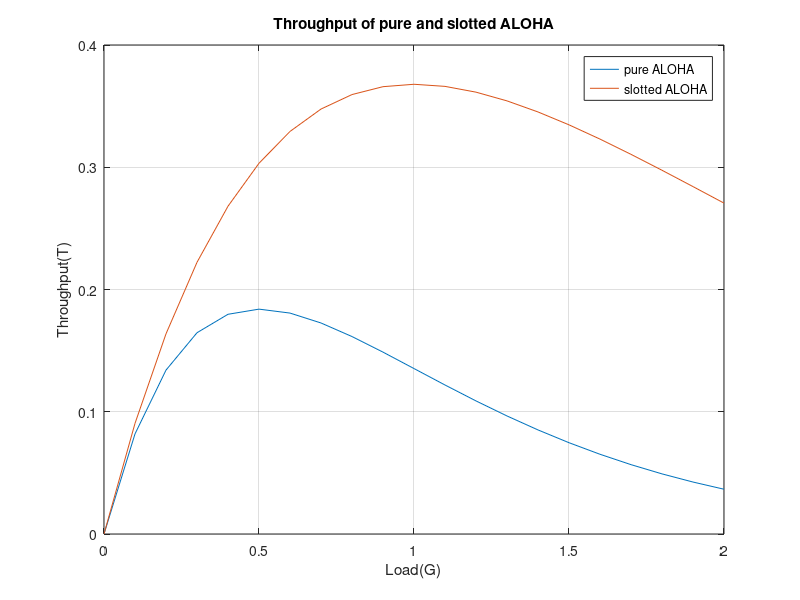

Reproduce this figure in MATLAB.
clc;
clear;
close all;

%%
G = 0:0.1:2;
A_T = G.*exp(-2.*G);
SA_T = G.*exp(-G);
plot(G,A_T);
hold on;
plot(G,SA_T);

legend('pure ALOHA ','slotted ALOHA','location','best');
grid on;
xlabel('Load(G)');
ylabel('Throughput(T)');
title('Throughput of pure and slotted ALOHA');

%,'--','color','k'
%,'color','k'

print('-deps','-r600','plr.eps')
%%

